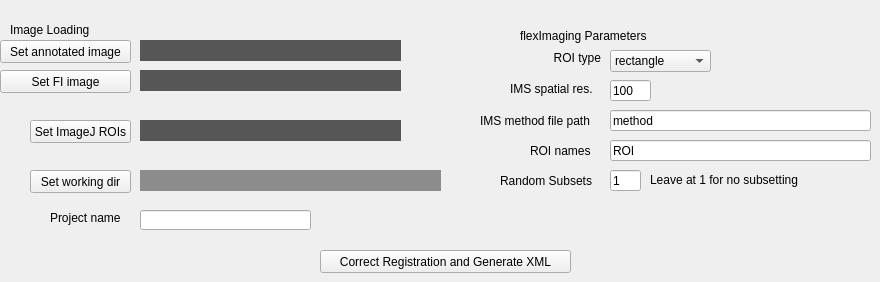
    <widget class="QWidget" name="HistDirected">
     <attribute name="title">
      <string>Histology Directed</string>
     </attribute>
     <widget class="QPushButton" name="HDR_button_source">
      <property name="geometry">
       <rect>
        <x>0</x>
        <y>40</y>
        <width>131</width>
        <height>23</height>
       </rect>
      </property>
      <property name="text">
       <string>Set annotated image</string>
      </property>
     </widget>
     <widget class="QLabel" name="HDR_projectname_overhead">
      <property name="geometry">
       <rect>
        <x>50</x>
        <y>210</y>
        <width>81</width>
        <height>16</height>
       </rect>
      </property>
      <property name="text">
       <string>Project name</string>
      </property>
     </widget>
     <widget class="QLabel" name="HDR_Imageloading_overhead">
      <property name="geometry">
       <rect>
        <x>10</x>
        <y>20</y>
        <width>141</width>
        <height>20</height>
       </rect>
      </property>
      <property name="styleSheet">
       <string notr="true">font: 11pt &quot;MS Shell Dlg 2&quot;;</string>
      </property>
      <property name="text">
       <string>Image Loading</string>
      </property>
     </widget>
     <widget class="QLabel" name="HDR_textbox_target">
      <property name="geometry">
       <rect>
        <x>140</x>
        <y>70</y>
        <width>261</width>
        <height>21</height>
       </rect>
      </property>
      <property name="styleSheet">
       <string notr="true">background-color: rgb(86, 86, 86);
font: italic 8pt &quot;Arial&quot;;
color: rgb(255, 255, 255);</string>
      </property>
      <property name="text">
       <string/>
      </property>
     </widget>
     <widget class="QLabel" name="HDR_textbox_wd">
      <property name="geometry">
       <rect>
        <x>140</x>
        <y>170</y>
        <width>301</width>
        <height>21</height>
       </rect>
      </property>
      <property name="styleSheet">
       <string notr="true">background-color: rgb(140, 140, 140);
color: rgb(255, 255, 255);
font: 75 8pt &quot;Arial&quot;;</string>
      </property>
      <property name="text">
       <string/>
      </property>
     </widget>
     <widget class="QLineEdit" name="HDR_textbox_fn">
      <property name="geometry">
       <rect>
        <x>140</x>
        <y>210</y>
        <width>171</width>
        <height>20</height>
       </rect>
      </property>
     </widget>
     <widget class="QPushButton" name="HDR_button_register_images">
      <property name="geometry">
       <rect>
        <x>320</x>
        <y>250</y>
        <width>251</width>
        <height>23</height>
       </rect>
      </property>
      <property name="text">
       <string>Correct Registration and Generate XML</string>
      </property>
     </widget>
     <widget class="QLabel" name="HDR_textbox_source">
      <property name="geometry">
       <rect>
        <x>140</x>
        <y>40</y>
        <width>261</width>
        <height>21</height>
       </rect>
      </property>
      <property name="styleSheet">
       <string notr="true">background-color: rgb(86, 86, 86);
font: italic 8pt &quot;Arial&quot;;
color: rgb(255, 255, 255);</string>
      </property>
      <property name="text">
       <string/>
      </property>
     </widget>
     <widget class="QPushButton" name="HDR_button_target">
      <property name="geometry">
       <rect>
        <x>0</x>
        <y>70</y>
        <width>131</width>
        <height>23</height>
       </rect>
      </property>
      <property name="text">
       <string>Set FI image</string>
      </property>
     </widget>
     <widget class="QPushButton" name="HDR_button_wd">
      <property name="geometry">
       <rect>
        <x>30</x>
        <y>170</y>
        <width>101</width>
        <height>23</height>
       </rect>
      </property>
      <property name="text">
       <string>Set working dir</string>
      </property>
     </widget>
     <widget class="QLabel" name="HDR_textbox_rois">
      <property name="geometry">
       <rect>
        <x>140</x>
        <y>120</y>
        <width>261</width>
        <height>21</height>
       </rect>
      </property>
      <property name="styleSheet">
       <string notr="true">background-color: rgb(86, 86, 86);
font: italic 8pt &quot;Arial&quot;;
color: rgb(255, 255, 255);</string>
      </property>
      <property name="text">
       <string/>
      </property>
     </widget>
     <widget class="QPushButton" name="HDR_button_rois">
      <property name="geometry">
       <rect>
        <x>30</x>
        <y>120</y>
        <width>101</width>
        <height>23</height>
       </rect>
      </property>
      <property name="text">
       <string>Set ImageJ ROIs</string>
      </property>
     </widget>
     <widget class="QLabel" name="HDR_reso_label">
      <property name="geometry">
       <rect>
        <x>510</x>
        <y>81</y>
        <width>101</width>
        <height>16</height>
       </rect>
      </property>
      <property name="text">
       <string>IMS spatial res.</string>
      </property>
     </widget>
     <widget class="QLineEdit" name="HDR_ims_reso">
      <property name="geometry">
       <rect>
        <x>610</x>
        <y>80</y>
        <width>41</width>
        <height>21</height>
       </rect>
      </property>
      <property name="text">
       <string>100</string>
      </property>
     </widget>
     <widget class="QLabel" name="HDR_type_label">
      <property name="geometry">
       <rect>
        <x>480</x>
        <y>111</y>
        <width>131</width>
        <height>20</height>
       </rect>
      </property>
      <property name="text">
       <string>IMS method file path</string>
      </property>
     </widget>
     <widget class="QLineEdit" name="HDR_par_fp">
      <property name="geometry">
       <rect>
        <x>610</x>
        <y>110</y>
        <width>261</width>
        <height>21</height>
       </rect>
      </property>
      <property name="text">
       <string>method</string>
      </property>
     </widget>
     <widget class="QLineEdit" name="HDR_roi_names">
      <property name="geometry">
       <rect>
        <x>610</x>
        <y>140</y>
        <width>261</width>
        <height>21</height>
       </rect>
      </property>
      <property name="text">
       <string>ROI</string>
      </property>
     </widget>
     <widget class="QLabel" name="HDR_roi_names_label">
      <property name="geometry">
       <rect>
        <x>530</x>
        <y>141</y>
        <width>71</width>
        <height>20</height>
       </rect>
      </property>
      <property name="text">
       <string>ROI names</string>
      </property>
     </widget>
     <widget class="QLabel" name="HDR_FIparam_overhead">
      <property name="geometry">
       <rect>
        <x>520</x>
        <y>25</y>
        <width>201</width>
        <height>21</height>
       </rect>
      </property>
      <property name="styleSheet">
       <string notr="true">font: 12pt &quot;MS Shell Dlg 2&quot;;</string>
      </property>
      <property name="text">
       <string>flexImaging Parameters</string>
      </property>
     </widget>
     <widget class="QLabel" name="HDR_roi_names_label_2">
      <property name="geometry">
       <rect>
        <x>500</x>
        <y>171</y>
        <width>101</width>
        <height>20</height>
       </rect>
      </property>
      <property name="text">
       <string>Random Subsets</string>
      </property>
     </widget>
     <widget class="QLineEdit" name="HDR_no_splits">
      <property name="geometry">
       <rect>
        <x>610</x>
        <y>170</y>
        <width>31</width>
        <height>21</height>
       </rect>
      </property>
      <property name="text">
       <string>1</string>
      </property>
     </widget>
     <widget class="QLabel" name="HDR_roi_names_label_3">
      <property name="geometry">
       <rect>
        <x>650</x>
        <y>170</y>
        <width>161</width>
        <height>20</height>
       </rect>
      </property>
      <property name="styleSheet">
       <string notr="true">font: 75 italic 8pt &quot;MS Shell Dlg 2&quot;;</string>
      </property>
      <property name="text">
       <string>Leave at 1 for no subsetting</string>
      </property>
     </widget>
     <widget class="QLabel" name="HDR_reso_label_2">
      <property name="geometry">
       <rect>
        <x>500</x>
        <y>50</y>
        <width>101</width>
        <height>16</height>
       </rect>
      </property>
      <property name="text">
       <string>ROI type</string>
      </property>
      <property name="alignment">
       <set>Qt::AlignRight|Qt::AlignTrailing|Qt::AlignVCenter</set>
      </property>
     </widget>
     <widget class="QComboBox" name="HDR_roi_type">
      <property name="geometry">
       <rect>
        <x>610</x>
        <y>50</y>
        <width>101</width>
        <height>22</height>
       </rect>
      </property>
      <item>
       <property name="text">
        <string>rectangle</string>
       </property>
      </item>
      <item>
       <property name="text">
        <string>polygon</string>
       </property>
      </item>
     </widget>
    </widget>
